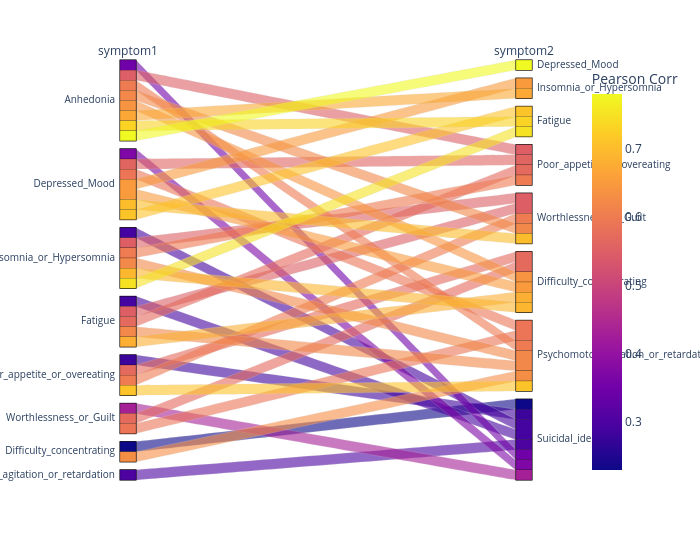

Here is the notebook cell this chart was saved with:
### Code cell
fig = px.parallel_categories(symptom_corr_df2, dimensions=['symptom1', 'symptom2'],
                color="pearson_score", color_continuous_scale=px.colors.sequential.Plasma,
                labels={'Symptom1':'Symptom1', 'Symptom2':'Symptom2', 'pearson_score':'Pearson Corr'},
                width=700)
fig.show()

### Figure 1 — Plotly figure (JSON) as saved in the notebook; plotly's stock layout.template omitted (floating-point values rounded to 4 significant figures)
{"data": [{"dimensions": [{"label": "symptom1", "values": ["Anhedonia", "Anhedonia", "Anhedonia", "Anhedonia", "Anhedonia", "Anhedonia", "Anhedonia", "Anhedonia", "Depressed_Mood", "Depressed_Mood", "Depressed_Mood", "Depressed_Mood", "Depressed_Mood", "Depressed_Mood", "Depressed_Mood", "Insomnia_or_Hypersomnia", "Insomnia_or_Hypersomnia", "Insomnia_or_Hypersomnia", "Insomnia_or_Hypersomnia", "Insomnia_or_Hypersomnia", "Insomnia_or_Hypersomnia", "Fatigue", "Fatigue", "Fatigue", "Fatigue", "Fatigue", "Poor_appetite_or_overeating", "Poor_appetite_or_overeating", "Poor_appetite_or_overeating", "Poor_appetite_or_overeating", "Worthlessness_or_Guilt", "Worthlessness_or_Guilt", "Worthlessness_or_Guilt", "Difficulty_concentrating", "Difficulty_concentrating", "Psychomotor_agitation_or_retardation"]}, {"label": "symptom2", "values": ["Depressed_Mood", "Insomnia_or_Hypersomnia", "Fatigue", "Poor_appetite_or_overeating", "Worthlessness_or_Guilt", "Difficulty_concentrating", "Psychomotor_agitation_or_retardation", "Suicidal_ideation", "Insomnia_or_Hypersomnia", "Fatigue", "Poor_appetite_or_overeating", "Worthlessness_or_Guilt", "Difficulty_concentrating", "Psychomotor_agitation_or_retardation", "Suicidal_ideation", "Fatigue", "Poor_appetite_or_overeating", "Worthlessness_or_Guilt", "Difficulty_concentrating", "Psychomotor_agitation_or_retardation", "Suicidal_ideation", "Poor_appetite_or_overeating", "Worthlessness_or_Guilt", "Difficulty_concentrating", "Psychomotor_agitation_or_retardation", "Suicidal_ideation", "Worthlessness_or_Guilt", "Difficulty_concentrating", "Psychomotor_agitation_or_retardation", "Suicidal_ideation", "Difficulty_concentrating", "Psychomotor_agitation_or_retardation", "Suicidal_ideation", "Psychomotor_agitation_or_retardation", "Suicidal_ideation", "Suicidal_ideation"]}], "domain": {"x": [0, 1], "y": [0, 1]}, "line": {"color": [0.78, 0.67, 0.73, 0.55, 0.62, 0.64, 0.6, 0.35, 0.65, 0.71, 0.56, 0.7, 0.65, 0.59, 0.37, 0.75, 0.6, 0.55, 0.69, 0.62, 0.29, 0.57, 0.55, 0.68, 0.62, 0.29, 0.6, 0.57, 0.71, 0.28, 0.57, 0.59, 0.43, 0.63, 0.23, 0.3], "coloraxis": "coloraxis"}, "name": "", "type": "parcats"}], "layout": {"coloraxis": {"colorbar": {"title": {"text": "Pearson Corr"}}, "colorscale": [[0, "#0d0887"], [0.1111, "#46039f"], [0.2222, "#7201a8"], [0.3333, "#9c179e"], [0.4444, "#bd3786"], [0.5556, "#d8576b"], [0.6667, "#ed7953"], [0.7778, "#fb9f3a"], [0.8889, "#fdca26"], [1, "#f0f921"]]}, "legend": {"tracegroupgap": 0}, "margin": {"t": 60}, "width": 700}}
